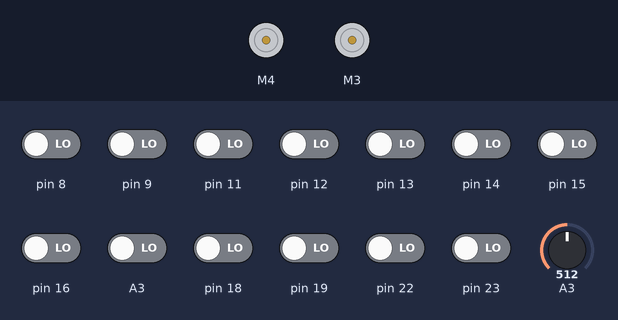
The sketch below on a simulated Arduino Uno, built with avr-gcc and run on an emulated ATmega328P. Shown: 2 × DC motor (green arrow = forward, orange = backward, longer = faster). The inputs (shaded band) are chosen by the test bench; at power-on: A3, pin 8, pin 9, pin 11–16, pin 18, pin 19, pin 22, pin 23 LOW, A3 = 512.

Above: at 2.6 s.
2.7 s: pin 9 driven HIGH
At 3.9 s:
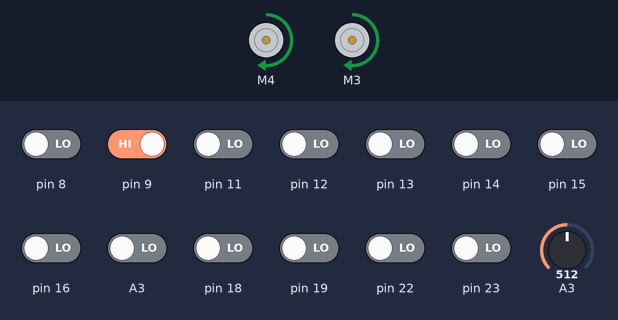
4.2 s: A3 set to 410
6.4 s: A3 set to 386
At 8.0 s:
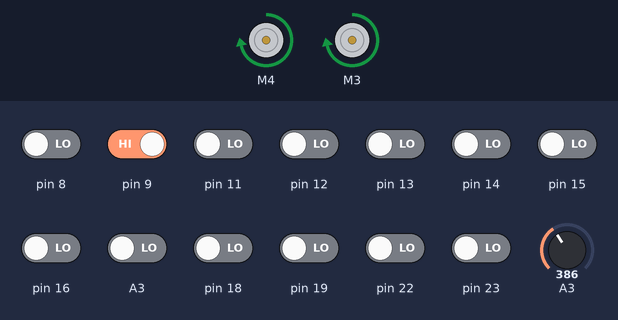
8.9 s: pin 14 driven HIGH
At 9.6 s:
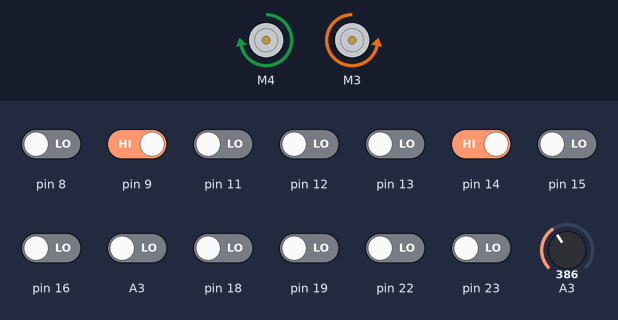
10.4 s: pin 19 driven HIGH
At 10.7 s:
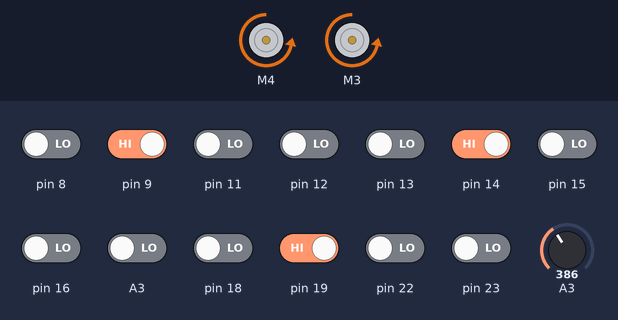
13.9 s: pin 14 driven LOW
At 16.5 s:
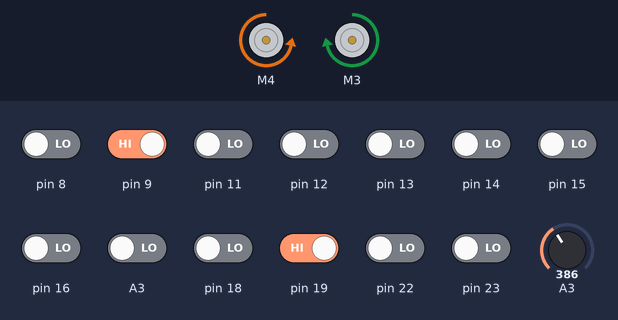
Timing chart, 0 to 17.7 s (numbered marks = the images above; inputs shaded):
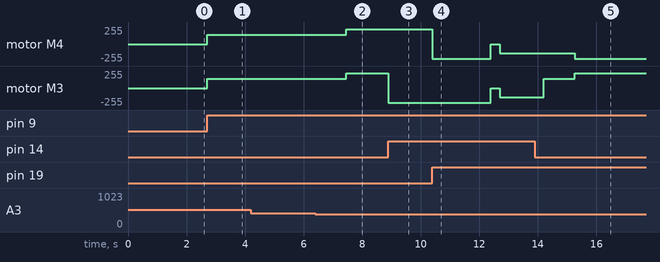

The sketch:

main.ino
```cpp
// #include "./header/obstacle.h"
// #include "./header/customarduino.h"
// #include "./header/tracemodel_library.h"
// #include "./header/checkClap.h"

// #define sp_f 170
// #define sp_c 170
// #define motor1_pin 4
// #define motor2_pin 3


// Obstacle obstacle;
// Clap clap;

// TraceModel* traceModel;

// void setup() {
//   // put your setup code here, to run once:
//   Serial.begin(9600);
//   obstacle.pinSet(10, 9);
//   clap.setPin(A2);
//   traceModel = new TraceModel(sp_f,sp_c,motor1_pin,motor2_pin);
// }
// void loop() {
//   traceModel->Go();
// }

#include "./header/obstacle.h"
#include "./header/customarduino.h"
#include "./header/tracemodel_library.h"
#include "./header/checkClap.h"

#define sp_f 140
#define sp_c 140
#define motor1_pin 4
#define motor2_pin 3


Obstacle obstacle;
Clap clap;

TraceModel* traceModel;

void setup() {
  // put your setup code here, to run once:
  Serial.begin(9600);
  obstacle.pinSet(10, 9);
  clap.setPin(A3);
  traceModel = new TraceModel(sp_f,sp_c,motor1_pin,motor2_pin);
}
void loop() {

  if(obstacle.checkObstacle()){
    traceModel->Stop();
    obstacle.stopSound();
    delay(600);
    return;
  }
  int clapNum = clap.getClap();

  switch(clapNum){
    case 1:
      if (traceModel->Slow())
        tone_custom(10, 400, 300);
      break;
    case 2:
      if (traceModel->Fast())
        tone_custom(10, 600, 300);
      break;
  }

  traceModel->Go();
}
```

checkClap.h
```cpp
#ifndef __CHECKCLAP_H__
#define __CHECKCLAH_H__

#include "customarduino.h"

enum state {nothing, clap1, clap1_waiting, clap1_end, clap2, clap2_end};
/*
nothing : 평범한 상황 0초
clap1 : 박수 한번 친 이후, 다음 소리를 듣지 않는 상태 0초~0.15초
clap1_waiting : 박수 한번 친 이후, 다음 소리를 기다리는 상태 0.15초 ~ 0.6초
clap1_end : 박수 한번 친 이후 0.6초가 지나면
clap2 : 박수 두번 친 이후, 0.75초까지
clap2_end : 박수 두번끝
*/
class Clap{
    int LM_Pin;
    int now_state;
    long first_clap_time;
    int isLoud(int sound);
public:
    void setPin(int LM_Pin);
    void checkClap(); // 현재 박수소리가 들리는 것에 따라 now_state 변화
    int getClap(); // 박수상태 반환 /  박수 안치면 0, 한번 쳤으면 1, 두번 쳤으면 2, 반환후 now_state 초기화
};
#endif
```

customarduino.h
```cpp
#ifndef __CUSTOMARDUINO_H__
#define __CUSTOMARDUINO_H__

#include <arduino.h>


volatile uint8_t *portToDDR(uint8_t port);
volatile uint8_t *portToPORT(uint8_t port);
volatile uint8_t *portToPIN(uint8_t port);


void pinMode_custom(uint8_t pin, uint8_t mode);
void digitalWrite_custom(uint8_t pin, uint8_t mode);
int digitalRead_custom(uint8_t pin);

void analogWrite_custom(uint8_t pin, uint8_t value); // 아날로그 출력이 가능한 핀만 가능함
int analogRead_custom(uint8_t pin);
void tone_custom(uint8_t pin, unsigned int frequency, unsigned long duration);

#endif
```

obstacle.h
```cpp
#ifndef __OBSTACLE_H__
#define __OBSTACLE_H__

#include "customarduino.h"

static int Tones[7] = {261, 294, 330, 349, 392, 440, 494};                   // 도, 레, 미, 파, 솔, 라, 시

class Obstacle{
  int Buzzer_Pin;
  int IR_Sensor_Pin;
public:
  void pinSet(int Buzzer_Pin, int IR_Sensor_Pin); // 부저번호, 핀번호
  int checkObstacle(); // 장애물이 인식되면 1, 아니면 0 출력
  void stopSound(); // 경고음을 울림
};


#endif
```

tracemodel_library.h
```cpp
#ifndef _TRACEMODEL_H_
#define _TRACEMODEL_H_
#include <AFMotor.h>
#include "customarduino.h"

#define DELTA 80

class TraceModel{
private:
  int speed_fro;
  int speed_cur;
  int line_r = 14;
  int line_l = 19;
  AF_DCMotor* pm1;
  AF_DCMotor* pm2;

  int stat[2];
  int speedArr[2];

  int isChange(int type, int speed);
  void Move(char cmd);
  void Speed(int type, int speed);
public:
  TraceModel(int sp_f, int sp_c, int motor1_pin, int motor2_pin);
  void Go();
  int Slow();
  int Fast();
  void Stop();
};

#endif
```

checkClap.cpp
```cpp
#include "../header/checkClap.h"

void Clap::setPin(int LM_Pin){
    this->LM_Pin = LM_Pin;
    pinMode_custom(LM_Pin, INPUT);
}


int Clap::isLoud(int sound){
  if(sound < 400) return 1;
  //if(sound == 1)return 1;
  return 0;
}

void Clap::checkClap(){
    int sound = analogRead_custom(LM_Pin);
    //int sound = digitalRead_custom(LM_Pin);
    if(isLoud(sound) && now_state == nothing){ // nothing에서 박수 소리를 들으면
        first_clap_time = millis();
        now_state = clap1;
    }
    else if(now_state == clap1 && (millis()-first_clap_time) >= 200){ // clap1에서 0.15초가 지나면
        now_state = clap1_waiting;
    }
    else if(now_state == clap1_waiting && (millis()-first_clap_time) >= 600){ // clap_waiting인 상태에서 0.6초가 되면
        now_state = clap1_end;
    }
    else if(now_state == clap1_waiting && isLoud(sound)){ // clap_waiting인 상태에서 박수소리를 들으면
        now_state = clap2;
    }
    else if(now_state == clap2 && (millis()-first_clap_time) >= 750){ // clap2인 상태에서 시간이 지나면
        now_state = clap2_end;
    }
}


int Clap::getClap(){
    this->checkClap();
    if(now_state == clap1_end){
        now_state = nothing;
        return 1;
    }else if(now_state == clap2_end){
        now_state = nothing;
        return 2;
    }else{
        return 0;
    }
}
```

customarduino.cpp
```cpp
#include "../header/customarduino.h"


volatile uint8_t *portToDDR(uint8_t port) {
  switch (port) {
    case 0:
      return &DDRD;
    case 1:
      return &DDRB;
    case 2:
      return &DDRC;
    default:
      return NULL;
  }
}

volatile uint8_t *portToPORT(uint8_t port) {
  switch (port) {
    case 0:
      return &PORTD;
    case 1:
      return &PORTB;
    case 2:
      return &PORTC;
    default:
      return NULL;
  }
}
volatile uint8_t *portToPIN(uint8_t port) {
  switch (port) {
    case 0:
      return &PIND;
    case 1:
      return &PINB;
    case 2:
      return &PINC;
    default:
      return NULL;
  }
}


void pinMode_custom(uint8_t pin, uint8_t mode) {
  uint8_t port = pin / 8;           // 핀이 속한 포트 번호 계산
  if(pin > 13) port = 2;
  uint8_t bit = pin % 8;           // 핀이 속한 비트 번호 계산
  if(pin > 13) bit = pin - 14;

  volatile uint8_t *ddr = portToDDR(port);  // 해당 포트의 DDR 레지스터 주소 가져오기

  if (mode == OUTPUT) {
    *ddr |= 1 << bit;            // 해당 비트를 1으로 설정하여 출력으로 설정
  } else {
    *ddr &= ~(1 << bit);             // 해당 비트를 0으로 설정하여 입력으로 설정
  }
}

void digitalWrite_custom(uint8_t pin, uint8_t mode) {
  uint8_t port = pin / 8;           // 핀이 속한 포트 번호 계산
  if(pin > 13) port = 2;
  uint8_t bit = pin % 8;           // 핀이 속한 비트 번호 계산
  if(pin > 13) bit = pin - 14;

  volatile uint8_t *PORT = portToPORT(port);  // 해당 포트의 PORT 레지스터 주소 가져오기

  if (mode == OUTPUT) {
    *PORT |= 1 << bit;            // 해당 비트를 1으로 설정하여 출력으로 설정
  } else {
    *PORT &= ~(1 << bit);             // 해당 비트를 0으로 설정하여 입력으로 설정
  }
}

int digitalRead_custom(uint8_t pin){
  uint8_t port = pin / 8;           // 핀이 속한 포트 번호 계산
  if(pin > 13) port = 2;
  uint8_t bit = pin % 8;           // 핀이 속한 비트 번호 계산
  if(pin > 13) bit = pin - 14;

  volatile uint8_t *PIN = portToPIN(port);  // 해당 포트의 PIN 레지스터 주소 가져오기

  if (*PIN & (1 << bit)) {
    return HIGH;
  } else {
    return LOW;
  }
}


// 아날로그 입력 값을 읽어오는 함수
int analogRead_custom(uint8_t pin) {
  // 핀 번호에 따른 ADC 핀 설정
  uint8_t adc_pin;

  // A0 는 14번핀
  if (pin >= 14) pin -= 14;

  // ADMUX 레지스터 설정 (ADC는 오른쪽 정렬임)
  ADMUX = (1 << 6) | (pin & 0x07);

  // ADC 변환 시작
  ADCSRA |= (1 << 6);

  // 변환 완료를 기다림
  while(ADCSRA & (1 << 6));

  // 결과값 계산, 오른쪽 정렬이므로 ADCH를 8bit shift
  int adc_value = ADCL | (ADCH << 8);

  return adc_value;
}


void analogWrite_custom(uint8_t pin, uint8_t value) {
  // 핀 번호를 Timer/Counter 번호로 변환
  uint8_t timer;
  switch(pin) {
    case 3: timer = 8; break;
    case 5: timer = 2; break;
    case 6: timer = 1; break;
    case 9: timer = 3; break;
    case 10: timer = 4; break;
    case 11: timer = 7; break;
    default: return;   // 잘못된 핀 번호 입력
  }

  switch(timer){
    case 1:
      TCCR0A |= (1 << 7);
      OCR0A = value;
      break;
    case 2:
      TCCR0A |= (1 << 5);
      OCR0B = value;
      break;
    case 3:
      TCCR1A |= (1 << 7);
      OCR1A = value;
      break;
    case 4:
      TCCR1A |= (1 << 5);
			OCR1B = value;
      break;
    case 7:
      TCCR2A |= (1 << 7);
      OCR2A = value;
      break;
    case 8:
      TCCR2A |= (1 << 5);
      OCR2B = value;
      break;
  }
}


void tone_custom(uint8_t pin, unsigned int frequency, unsigned long duration) {
// 타이머2 레지스터의 초기화


  TCCR2A = 0;
  TCCR2B = 0;

  // 타이머2 레지스터의 설정
  TCCR2A |= (1 << WGM21) | (1 << COM2B0);
  TCCR2B |= (1 << CS21);

  // 타이머2 레지스터의 출력 비율 계산
  int prescaler = 64;
  int ocrValue = F_CPU / (prescaler * frequency) - 1;
  OCR2A = ocrValue;

  // tone 출력을 위한 디지털 핀 설정
  pinMode_custom(pin, OUTPUT);
  digitalWrite_custom(pin, 0);

  // tone 출력 시작
  long elapsed_time = 0;
  while (elapsed_time < duration*1000) {
    digitalWrite_custom(pin, 1);
    delayMicroseconds(ocrValue);
    digitalWrite_custom(pin, 0);
    delayMicroseconds(ocrValue);
    elapsed_time += (ocrValue * 2);
  }

  // tone 출력 종료
  digitalWrite_custom(pin, 0);

}
```

obstacle.cpp
```cpp
#include "../header/obstacle.h"

void Obstacle::pinSet(int Buzzer_Pin, int IR_Sensor_Pin){
  this->Buzzer_Pin = Buzzer_Pin;
  this->IR_Sensor_Pin = IR_Sensor_Pin;
  pinMode_custom(this->Buzzer_Pin, OUTPUT);
  pinMode_custom(this->IR_Sensor_Pin, INPUT);
}

int Obstacle::checkObstacle(){
  return !digitalRead_custom(this->IR_Sensor_Pin);
}

void Obstacle::stopSound(){
    tone_custom(Buzzer_Pin, Tones[5], 300);
}
```

tracemodel_library.cpp
```cpp
#include "../header/tracemodel_library.h"

TraceModel :: TraceModel(int sp_f, int sp_c, int motor1_pin, int motor2_pin){
  pm1 = new AF_DCMotor(motor1_pin);
  pm2 = new AF_DCMotor(motor2_pin);
  speed_fro = sp_f; speed_cur = sp_c;
  stat[0] = 0; stat[1] = 0;
  speedArr[0] = 0; speedArr[1] = 0;
  // motor_Dirver
  pm1->setSpeed(speed_fro);
  pm1->run(RELEASE);
  pm2->setSpeed(speed_fro);
  pm2->run(RELEASE);

  // lineTracer
  pinMode_custom(line_r, INPUT);
  pinMode_custom(line_l, INPUT);
}

void TraceModel :: Go(){
  // put your main code here, to run repeatedly:
  int val_L = digitalRead_custom(line_l);  // 센서 값을 읽어와서
  int val_R = digitalRead_custom(line_r);  // 센서 값을 읽어와서

  if (val_R == LOW && val_L == LOW){ // 둘다 검은색X
    if(isChange(0,speed_fro)){
      Speed(0,speed_fro);
    }
    if(isChange(1,speed_fro)){
      Speed(1,speed_fro);
    }
    Move('f');
  }

  else if (val_R == LOW){     // 왼쪽이 검은색
    if(isChange(0,speed_cur)){
      Speed(0,speed_cur);
    }
    if(isChange(1,speed_fro)){
      Speed(1,speed_fro);
    }
    Move('l');
  }
  else if (val_L == LOW){ // 오른쪽이 검은색
    if(isChange(0,speed_fro)){
      Speed(0,speed_fro);
    }
    if(isChange(1,speed_cur)){
      Speed(1,speed_cur);
    }
    Move('r');
  }
  else{               // 둘다 검은색
    if(isChange(0,speed_fro)){
      Speed(0,speed_fro);
    }
    if(isChange(1,speed_fro)){
      Speed(1,speed_fro);
    }
    Move('b');
    delay(500);
    Move('s');
  }
}

int TraceModel :: isChange(int type, int speed){
  if(speedArr[type] != speed) { // 스피드가 바뀌어야 하는 경우
    return 1;
  }
  return 0;
}

void TraceModel :: Move(char cmd){
  switch(cmd){
    case 'f': // front
      pm1->run(FORWARD);
      pm2->run(FORWARD);
      break;

    case 'b': // back
      pm1->run(BACKWARD);
      pm2->run(BACKWARD);
      break;

    case 'r': // right
      pm1->run(FORWARD);
      pm2->run(BACKWARD);
      break;

    case 'l': // left
      pm1->run(BACKWARD);
      pm2->run(FORWARD);
      break;

    default:
      pm1->run(RELEASE);
      pm2->run(RELEASE);
      break;
  }
}

void TraceModel :: Speed(int type, int speed){
  if(type == 0){
    pm1->run(RELEASE);
    pm1->setSpeed(speed);
    speedArr[0] = speed;
  }
  else if(type == 1){
    pm2->run(RELEASE);
    pm2->setSpeed(speed);
    speedArr[1] = speed;
  }
  //delay(100);
}

void TraceModel :: Stop(){
  Move('s');
}

int TraceModel :: Slow(){
  if(speed_fro > 200 && speed_cur > 200){
    speed_fro -= DELTA;
    speed_cur -= DELTA;
    return 1;
  }
  return 0;
}

int TraceModel :: Fast(){
  if(speed_fro < 200 && speed_cur < 200){
    speed_fro += DELTA;
    speed_cur += DELTA;
    return 1;
  }
  return 0;
}
```

Measured:
- the behaviour switches between 400 and 399 on A3 (found by bisection; images 1 and 2)
- after the input at 2.7 s, motor M4, motor M3: stopped → forward 140/255 at once
- after the input at 4.2 s, every drawn part: stays the same
- after the input at 6.4 s, motor M4, motor M3: forward 140/255 → forward 220/255 after 1.1 s
- after the input at 8.9 s, motor M3: forward 220/255 → backward 220/255 at once
- after the input at 10.4 s, motor M4: forward 220/255 → backward 220/255 at once, → stopped 2.0 s later, → backward 140/255 0.30 s later; motor M3: backward 220/255 → stopped after 2.0 s, → backward 140/255 0.30 s later
- after the input at 13.9 s, motor M4: backward 140/255 → backward 220/255 after 1.4 s; motor M3: backward 140/255 → forward 140/255 after 0.31 s, → forward 220/255 1.1 s later
